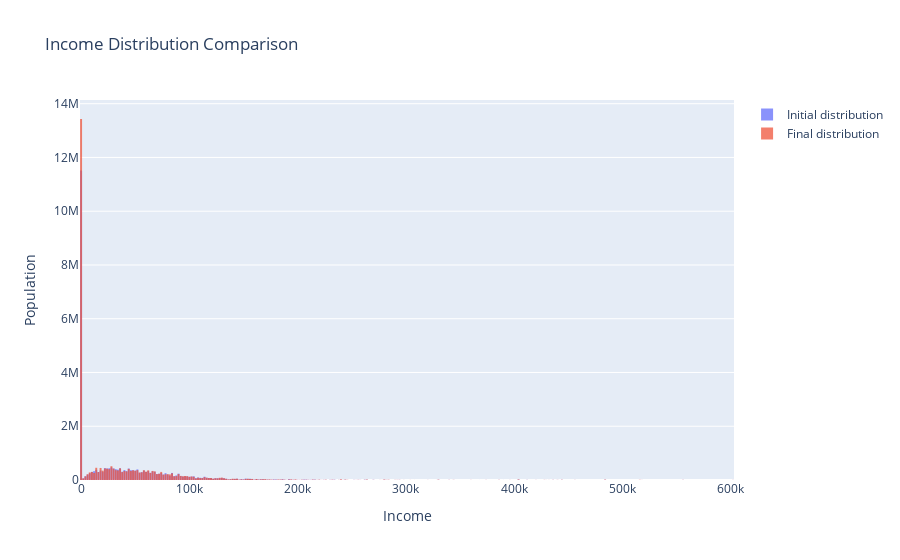

Notebook code for this chart:
### Markdown cell above
# Income distribution testing

The income distribution when survey data are weighted based on the new weights is compared with the income distribution weighted according to the old weights, to test for overfitting or any other significant distributional changes.

### Code cell
import plotly.graph_objects as go

income_values = np.asarray(values_df["employment income budgetary impact (UK)"])
initial_weights = household_weights.numpy()
finishing_weights = final_weights.numpy()
fig = go.Figure()

# Add the first histogram
fig.add_trace(go.Histogram(
    x=income_values,
    y=initial_weights,
    histfunc='sum',
    name='Initial distribution',
    opacity=0.75,
    #nbinsx=200  # You can adjust the number of bins as needed
))

# Add the second histogram
fig.add_trace(go.Histogram(
    x=income_values,
    y=finishing_weights,
    histfunc='sum',
    name='Final distribution',
    opacity=0.75,
    #nbinsx=200  # You can adjust the number of bins as needed
))

# Customize the layout
fig.update_layout(
    title='Income Distribution Comparison',
    xaxis_title='Income',
    yaxis_title='Population',
    barmode='overlay',  # This creates the overlay effect
    bargap=0.1,  # Adds a small gap between bars within the same bin
)

# Show the plot
fig.show()

### Figure 1 — Plotly figure (JSON) as saved in the notebook; plotly's stock layout.template omitted (floating-point values rounded to 4 significant figures; data arrays with more than 128 entries replaced by an {"elided": "..."} marker saying what was removed)
{"data": [{"histfunc": "sum", "name": "Initial distribution", "opacity": 0.75, "type": "histogram", "x": {"elided": "16364 float values"}, "y": {"elided": "16364 int values"}}, {"histfunc": "sum", "name": "Final distribution", "opacity": 0.75, "type": "histogram", "x": {"elided": "16364 float values"}, "y": {"elided": "16364 float values"}}], "layout": {"bargap": 0.1, "barmode": "overlay", "title": {"text": "Income Distribution Comparison"}, "xaxis": {"title": {"text": "Income"}}, "yaxis": {"title": {"text": "Population"}}}}
